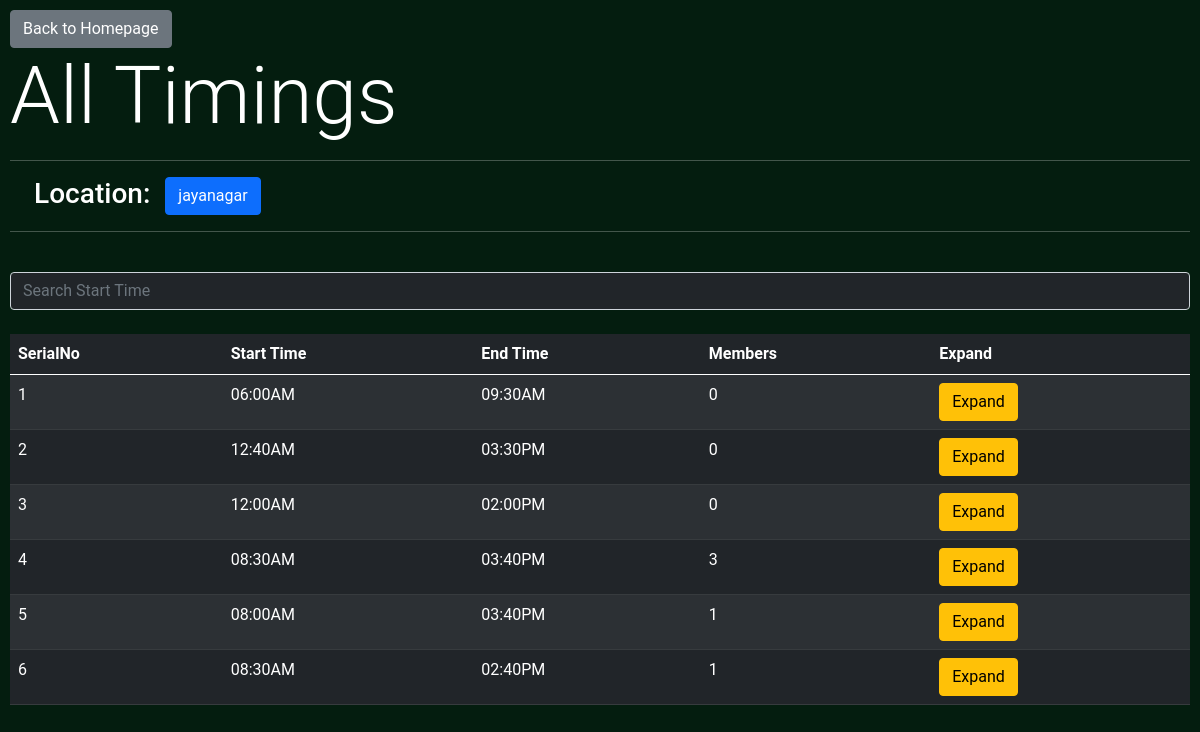
/admin/viewdata/timings/1 (signed in), run on the app's committed database.
### BusManager/models.py (models this page shows, shortened)
class LocationModel(db.Model):
	id = db.Column(db.Integer, primary_key=True)
	location_name = db.Column(db.String)

class TimingModel(db.Model):
	id = db.Column(db.Integer, primary_key=True)
	start = db.Column(db.String) #08:30AM
	end = db.Column(db.String) #03:40PM

### BusManager/admin/routes.py (the view)
@admin.route('/viewdata/timings/<tid>')
@login_required
def data_timings(tid):
	location = LocationModel.query.filter_by(id=tid).first()
	if(not location): return jsonify({'status':0, 'message':'No Such Location'})
	data = []
	all_timings = TimingModel.query.all()
	for T in all_timings:
		members = 0
		students = [x for x in T.students.all() if x.location[0] == location]
		members += len([*students]) #, *drivers])
		data.append({
			'id': T.id,
			'start': T.start,
			'end': T.end,
			'members': members,
		})
	return render_template('getdata/timings.html', timings=data, title='timings', location=location.location_name, tid=tid)

### BusManager/models.py (called while the page is built)
@login_manager.user_loader
def load_user(user_id):
    return AdminUser.query.get(int(user_id))

### BusManager/templates/getdata/timings.html (shortened to what this page needs)
{% extends 'bs_layout.html' %}
{% block content %}
<a class="btn btn-secondary" href="{{url_for('admin.admin_home')}}">Back to Homepage</a>
<h1 class='display-1'>All Timings</h1>
<hr>
<h3 class="px-4">Location: <span class="btn btn-primary">{{location}}</span></h3>
<hr><br>
<input type="text" id="searchbar" class="form-control text-light bg-dark" placeholder="Search Start Time" onkeyup="tableFilterer(1)"><br>
<table class="table table-striped table-dark" id="tbl">
  <thead>
    <tr>
    <th scope="col">SerialNo</th>
      <th scope="col">Start Time</th>
      <th scope="col">End Time</th>
	  <th scope="col">Members</th>
      <th scope="col">Expand</th>
    </tr>
  </thead>
  <tbody id='tbdy'>
    {% for e in timings %}
       <tr data-id="-1">
       <td>{{loop.index}}</td>
        <td>{{e['start']}}</td>
        <td>{{e['end']}}</td>
        <td>{{e['members']}}</td>
        <td><button class="btn btn-warning" onclick=Expand({{e['id']}})>Expand</button></td>
      </tr>
    {% endfor %}
  </tbody>
</table>
{% endblock content %}

### BusManager/static/main.css (style rules this page uses)
body { background-color: rgb(4, 29, 15); color: white; padding: 10px; font-family: 'Roboto', sans-serif; }

### data on the page
LocationModel: location_name "jayanagar"
TimingModel: start "06:00AM", end "09:30AM", members "0"
TimingModel: start "12:40AM", end "03:30PM", members "0"
TimingModel: start "12:00AM", end "02:00PM", members "0"
TimingModel: start "08:30AM", end "03:40PM", members "3"
TimingModel: start "08:00AM", end "03:40PM", members "1"
TimingModel: start "08:30AM", end "02:40PM", members "1"
